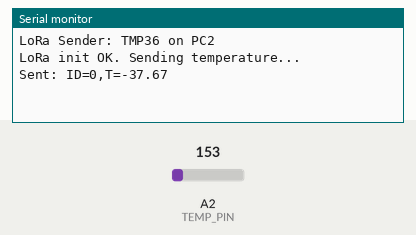
Bench run of a sketch on a simulated Arduino Uno, built with avr-gcc and run on an emulated ATmega328P. Parts: the last lines printed to the serial monitor. The inputs (shaded band) are chosen by the test bench; at power-on: A2 (TEMP_PIN) = 153. No radio packets arrive unless stated.

Above: at 1.7 s.
1.8 s: A2 (TEMP_PIN) set to 165
At 3.5 s:
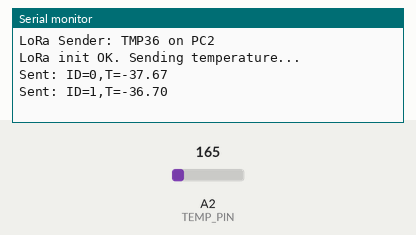
4.6 s: A2 (TEMP_PIN) set to 175
At 6.1 s:
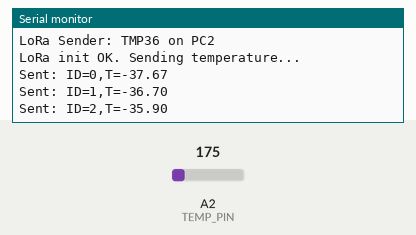
Timing chart, 0 to 7.6 s (numbered marks = the images above; inputs shaded):
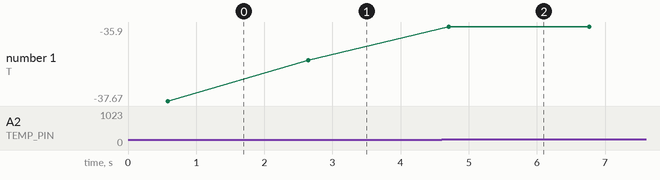

The sketch:

Temperature_Tx.ino
```cpp
#include <SPI.h>
#include <LoRa.h>

// LoRa pins (same as your working test)
#define LORA_SS    10
#define LORA_RST   9
#define LORA_DIO0  2

// Frequency (use same on receiver)
#define LORA_FREQ  915E6   // use 868E6 only if your module is 868MHz

// Analog input from TMP36 (CN7 PC2)
#define TEMP_PIN   PC2

uint32_t pktId = 0;

float readTMP36_C() {
  int raw = analogRead(TEMP_PIN);     // STM32 usually 12-bit ADC: 0..4095
  float v = (raw * 3.3f) / 4095.0f;   // Convert ADC to voltage

  // TMP36 formula
  float tempC = (v - 0.5f) * 100.0f;
  return tempC;
}

void setup() {
  Serial.begin(115200);
  delay(500);

  Serial.println("LoRa Sender: TMP36 on PC2");

  pinMode(TEMP_PIN, INPUT);

  LoRa.setPins(LORA_SS, LORA_RST, LORA_DIO0);

  if (!LoRa.begin(LORA_FREQ)) {
    Serial.println("LoRa init failed!");
    while (1);
  }

  LoRa.setTxPower(17);
  Serial.println("LoRa init OK. Sending temperature...");
}

void loop() {
  float tC = readTMP36_C();

  String msg = "ID=" + String(pktId++) + ",T=" + String(tC, 2);

  LoRa.beginPacket();
  LoRa.print(msg);
  LoRa.endPacket();

  Serial.print("Sent: ");
  Serial.println(msg);

  delay(2000);
}
```

Measured:
- after the input at 1.8 s, the serial monitor: prints a new line after 0.84 s (image 1)
- after the input at 4.6 s, the serial monitor: prints a new line after 0.10 s (image 2)
- plotted number 1: -37.67 → -36.7 after the input at 1.8 s, -36.7 → -35.9 after the input at 4.6 s
